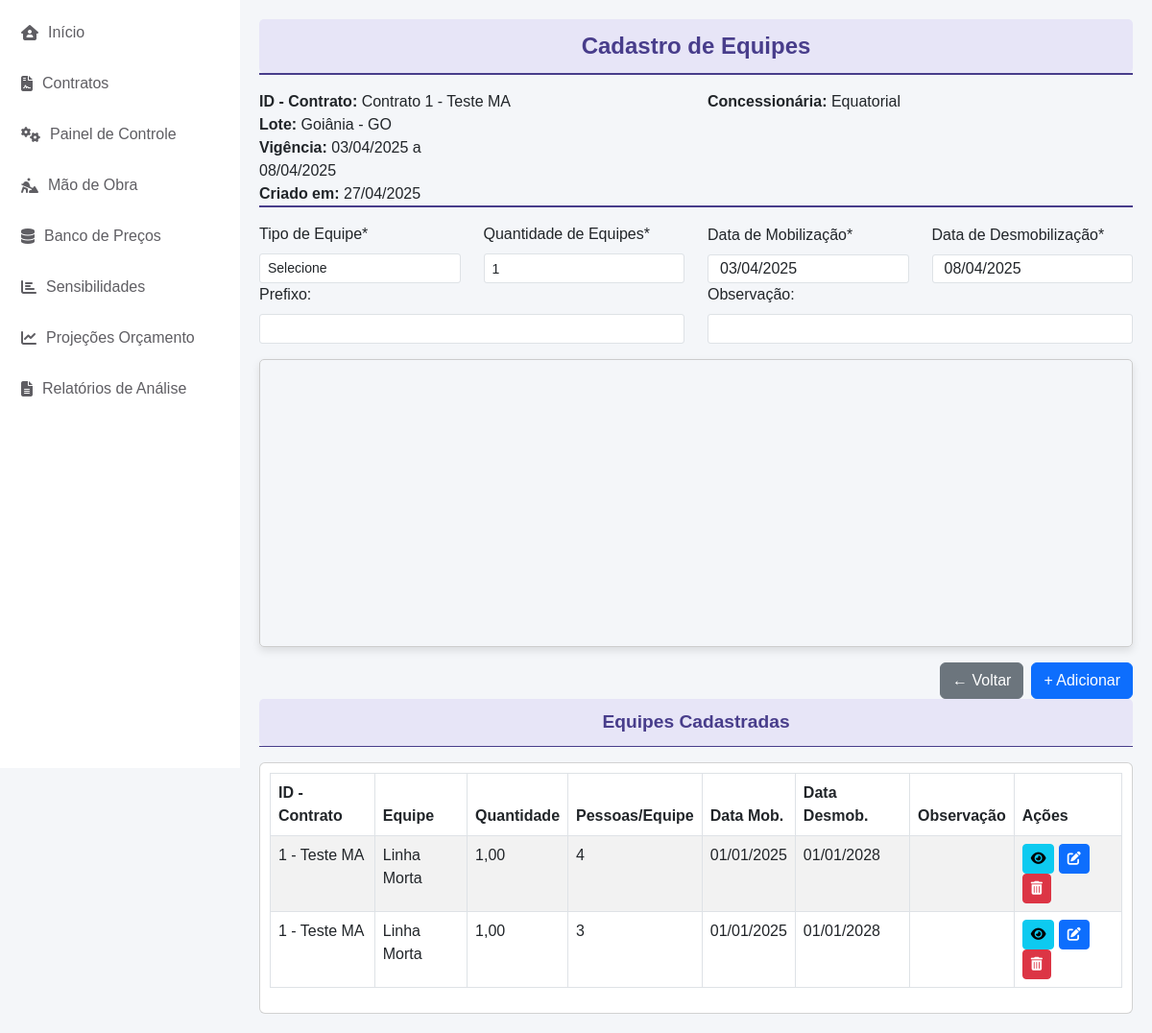
Page /cadastro_equipe/composicao/1/ on the earlier database version.
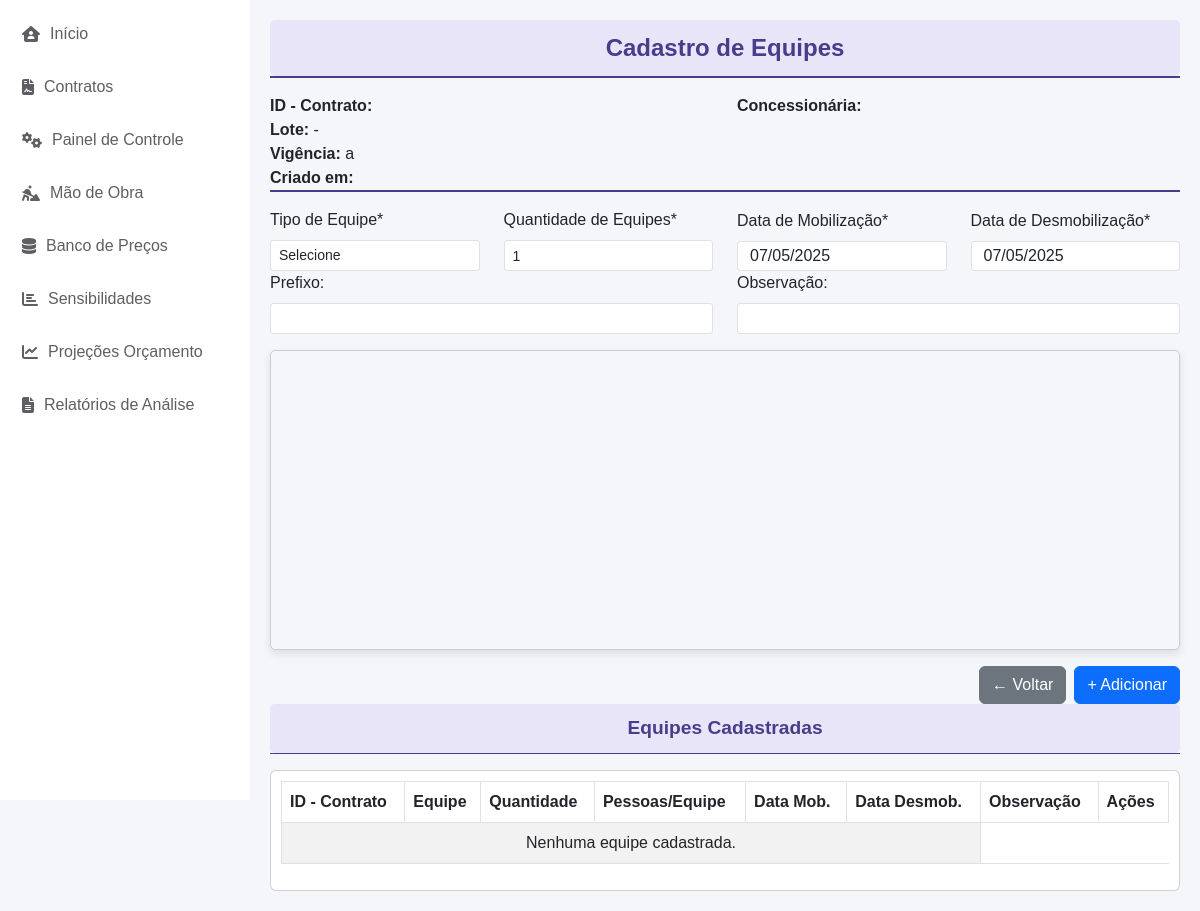
Same page on the later database version.
### cad_contrato/models.py (models this page shows)
class CadastroContrato(models.Model):
    ESTADOS_CHOICES = [
        ('AC', 'Acre'),
        ('AL', 'Alagoas'),
        ('AP', 'Amapá'),
        ('AM', 'Amazonas'),
        ('BA', 'Bahia'),
        ('CE', 'Ceará'),
        ('DF', 'Distrito Federal'),
        ('ES', 'Espírito Santo'),
        ('GO', 'Goiás'),
        ('MA', 'Maranhão'),
        ('MT', 'Mato Grosso'),
        ('MS', 'Mato Grosso do Sul'),
        ('MG', 'Minas Gerais'),
        ('PA', 'Pará'),
        ('PB', 'Paraíba'),
        ('PR', 'Paraná'),
        ('PE', 'Pernambuco'),
        ('PI', 'Piauí'),
        ('RJ', 'Rio de Janeiro'),
        ('RN', 'Rio Grande do Norte'),
        ('RS', 'Rio Grande do Sul'),
        ('RO', 'Rondônia'),
        ('RR', 'Roraima'),
        ('SC', 'Santa Catarina'),
        ('SP', 'São Paulo'),
        ('SE', 'Sergipe'),
        ('TO', 'Tocantins'),
    ]
    STATUS_CHOICES = [
        ('EM_LICITACAO', 'Em Licitação'),
        ('EM_RENOVACAO', 'Em Renovação'),
        ('ATIVO', 'Ativo'),
        ('ENCERRADO', 'Encerrado'),
    ]
    contrato = models.AutoField(primary_key=True)
    concessionaria = models.CharField(max_length=100, default='Equatorial')
    estado = models.CharField(max_length=2, choices=ESTADOS_CHOICES, default='GO')
    municipio = models.CharField(max_length=100, default='Goiânia')
    escopo_contrato = models.CharField(max_length=255)
    inicio_vigencia_contrato = models.DateField(default='2025-01-01')
    fim_vigencia_contrato = models.DateField(default='2029-01-01')
    versao_base = models.ForeignKey('self', null=True, blank=True, on_delete=models.PROTECT, related_name='versoes')
    numero_versao = models.IntegerField(default=0)
    descricao_alteracao = models.TextField(blank=True)
    status_contrato = models.CharField(max_length=15, choices=STATUS_CHOICES, default='EM_LICITACAO', verbose_name="Status do Contrato")
    valor_inicial = models.DecimalField(max_digits=15, decimal_places=2, default=0.00, verbose_name="Valor Inicial do Contrato")
    created_at = models.DateTimeField(auto_now_add=True)
    updated_at = models.DateTimeField(auto_now=True)
    class Meta:
        ordering = ['-created_at']
    def __str__(self):
        return f"Contrato {self.contrato} - {self.escopo_contrato}"

### cadastro_equipe/models.py (models this page shows, shortened)
class ComposicaoEquipe(models.Model):
    composicao_id = models.UUIDField(primary_key=True, default=uuid.uuid4, editable=False)
    contrato = models.ForeignKey(CadastroContrato, on_delete=models.PROTECT)
    equipe = models.ForeignKey(Equipe, on_delete=models.PROTECT)
    quantidade_equipes = models.DecimalField(max_digits=10, decimal_places=2, default=0.00)
    data_mobilizacao = models.DateField(default='2025-01-01')
    data_desmobilizacao = models.DateField(default='2028-01-01')
    prefixo_equipe = models.TextField(blank=True, null=True)
    observacao = models.TextField(blank=True, null=True)  # Agora salva uma única vez por composição
    created_at = models.DateTimeField(auto_now_add=True)
    updated_at = models.DateTimeField(auto_now=True)

class Equipe(models.Model):
    nome = models.CharField(max_length=100, unique=True)

### cadastro_equipe/views.py (the view, shortened to what this page needs)
# urls.py: path('composicao/<int:contrato_id>/', ComposicaoEquipeView.as_view(), name='composicao_equipe'),
class ComposicaoEquipeView(View):
    def get(self, request, contrato_id=None):
        contrato = get_object_or_404(CadastroContrato, contrato=contrato_id)
        equipes = Equipe.objects.all()
        funcoes = Funcao.objects.all()
        composicoes = ComposicaoEquipe.objects.filter(contrato=contrato)
        for composicao in composicoes:
            composicao.total_funcionarios = composicao.funcoes.aggregate(Sum('quantidade_funcionarios'))['quantidade_funcionarios__sum'] or 0
        return render(request, 'composicao_equipe.html', {
            'contrato_id': contrato_id,
            'equipes': equipes,
            'escopo_contrato': contrato.escopo_contrato,
            'funcoes': funcoes,
            'composicoes': composicoes,
            'inicio_vigencia_contrato': contrato.inicio_vigencia_contrato,  # Passa a data no contexto
            'fim_vigencia_contrato': contrato.fim_vigencia_contrato  # Passa a data no contexto
        })

### app/context_processors.py (called while the page is built)
def contrato_context(request):
    contrato_id = request.session.get('contrato_id')
    contrato = None
    if contrato_id:
        try:
            contrato = CadastroContrato.objects.get(contrato=contrato_id)
        except CadastroContrato.DoesNotExist:
            pass
    return {'contrato': contrato}

### cadastro_equipe/templates/composicao_equipe.html (shortened to what the changed rows need)
{% extends 'base.html' %}
{% block content %}
    {% with contrato=composicoes.0.contrato %}
        <div class="col mt-3">
            <div class="row">
                <div class="col-md-6"><strong>ID - Contrato:</strong> {{ contrato }}</div>
                <div class="col-md-6"><strong>Concessionária:</strong> {{ contrato.concessionaria }}</div>
            </div>
            <div class="col-md-3"><strong>Lote:</strong> {{ contrato.municipio }} -  {{ contrato.estado }}</div>
            <div class="col-md-3"><strong>Vigência:</strong> {{ contrato.inicio_vigencia_contrato|date:"d/m/Y" }} a {{ contrato.fim_vigencia_contrato|date:"d/m/Y" }}</div>
            <div class="col-md-3"><strong>Criado em:</strong> {{ contrato.updated_at|date:"d/m/Y" }}</div>
        </div>
    {% endwith %}
    <div class="row align-items-end">
        <div class="col-md-3">
            <label class="form-label">Data de Mobilização*</label>
            <input type="text" id="data_mobilizacao" name="data_mobilizacao" class="form-control datepicker" required value="{{ inicio_vigencia_contrato|date:'d/m/Y' }}">
        </div>
        <div class="col-md-3">
            <label class="form-label">Data de Desmobilização*</label>
            <input type="text" id="data_desmobilizacao" name="data_desmobilizacao" class="form-control datepicker" required value="{{ fim_vigencia_contrato|date:'d/m/Y' }}">
        </div>
    </div>
    <div class="row mt-2">
        <div class="col-md-12">
            <div class="card">
                <div class="card-body">
                    <table class="table table-bordered table-striped">
                        <thead style="background-color: #483D8B; color: white; height: 35px;">
                            <tr>
                                <th>ID - Contrato</th>
                                <th>Equipe</th>
                                <th>Quantidade</th>
                                <th>Pessoas/Equipe</th>
                                <th>Data Mob.</th>
                                <th>Data Desmob.</th>
                                <th>Observação</th>
                                <th>Ações</th>
                            </tr>
                        </thead>
                        <tbody>
                            {% for composicao in composicoes %}
                                <tr>
                                    <td>{{ composicao.contrato_id }} - {{ composicao.contrato.escopo_contrato }}</td>
                                    <td>{{ composicao.equipe.nome }}</td>
                                    <td>{{ composicao.quantidade_equipes }}</td>
                                    <td>{{ composicao.total_funcionarios }}</td>
                                    <td>{{ composicao.data_mobilizacao|date:"d/m/Y" }}</td>
                                    <td>{{ composicao.data_desmobilizacao|date:"d/m/Y" }}</td>
                                    <td>{{ composicao.observacao }}</td>
                                    <td>
                                        <a href="{% url 'detalhes_equipe' composicao.pk %}" class="btn btn-info btn-sm ver">
                                            <i class="fas fa-eye"></i>
                                        </a>
                                        <button class="btn btn-primary btn-sm editar" data-id="{{ composicao.pk }}" onclick="if (confirm('Tem certeza de que deseja editar esta equipe?')) { window.scrollTo({ top: 0, behavior: 'smooth' }); return true; } else { return false; }">
                                            <i class="fas fa-edit"></i>
                                        </button>
                                        <button class="btn btn-danger btn-sm excluir" data-id="{{ composicao.pk }}">
                                            <i class="fas fa-trash-alt"></i>
                                        </button>
                                    </td>
                                </tr>
                            {% empty %}
                                <tr>
                                    <td colspan="6" class="text-center">Nenhuma equipe cadastrada.</td>
                                </tr>
                            {% endfor %}
                        </tbody>
                    </table>
                </div>
            </div>
        </div>
    </div>
    <link rel="stylesheet" href="https://cdn.jsdelivr.net/npm/handsontable@12.1.0/dist/handsontable.full.min.css">
{% endblock %}

Differences in the rows shown:
removed ComposicaoEquipe: contrato_id "1", contrato.escopo_contrato "Teste MA", equipe.nome "Linha Morta", quantidade_equipes "1,00", total_funcionarios "4", data_mobilizacao "01/01/2025", data_desmobilizacao "01/01/2028"
removed ComposicaoEquipe: contrato_id "1", contrato.escopo_contrato "Teste MA", equipe.nome "Linha Morta", quantidade_equipes "1,00", total_funcionarios "3", data_mobilizacao "01/01/2025", data_desmobilizacao "01/01/2028"
changed CadastroContrato: data_mobilizacao "03/04/2025" → "07/05/2025"; data_desmobilizacao "08/04/2025" → "07/05/2025"; contrato+escopo_contrato "Contrato 1 - Teste MA" → (not shown); concessionaria "Equatorial" → (not shown); municipio "Goiânia" → (not shown); estado "GO" → (not shown); inicio_vigencia_contrato "03/04/2025" → (not shown); fim_vigencia_contrato "08/04/2025" → (not shown); updated_at "27/04/2025" → (not shown)
Other differences:
text now shown: "Nenhuma equipe cadastrada."
